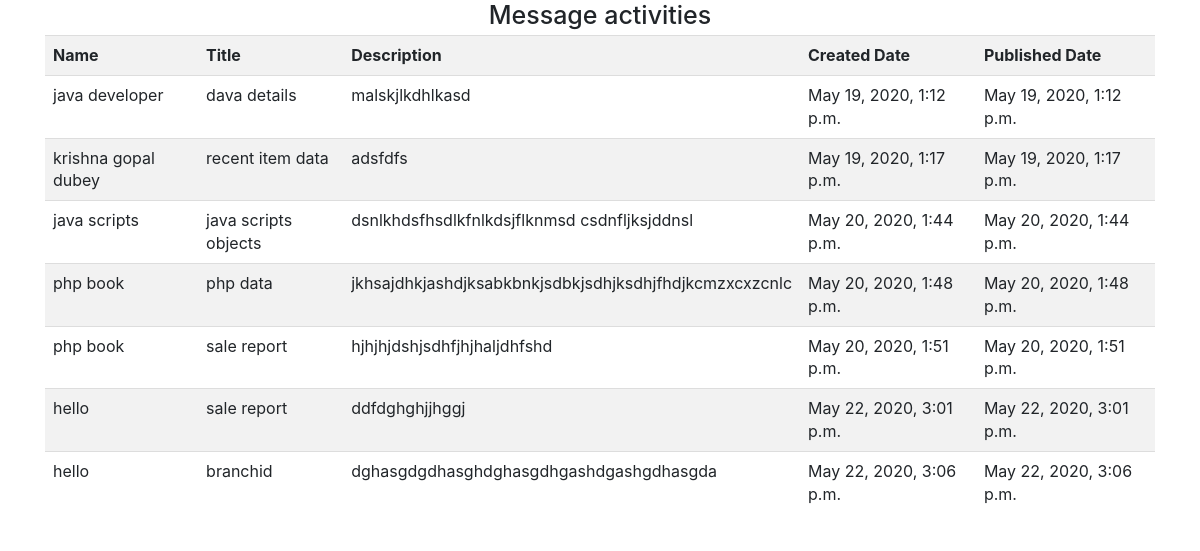
The page /quickstart/index/ on the database its author committed.
### quickstart/models.py (models this page shows, shortened)
class Bookdatatwo(models.Model):
    author_name = models.ForeignKey(User, on_delete=models.CASCADE)
    name= models.CharField(max_length=200,blank=True,null=True)
    title = models.CharField(max_length=200)
    text = models.TextField()
    created_date = models.DateTimeField(auto_now_add=True)
    published_date = models.DateTimeField(auto_now=True,blank=True,null=True)

### quickstart/views.py (the view)
# urls.py: path('index/', views.index, name='index'),
def index(request):
    bookdata_obj= Bookdatatwo.objects.all()
    return render(request, 'quickstart/book_details.html', {'bookdata_obj': bookdata_obj})

### tutorial/templates/quickstart/book_details.html (shortened to what this page needs)
{% extends 'base.html' %}
{% load static %}
{% block content %}
  <div class="container">
      <div class="row">
        <div class="col-md-12">
          <div class="row justify-content-center">
            <h1>Message activities</h1>
          </div>
          <div class="table-responsive">
            <table id="userTable" class="table table-striped">
            <tr>
            <th>Name</th>
            <th>Title</th>
            <th>Description</th>
            <th>Created Date</th>
            <th>Published Date</th>
          </tr>
          {% if bookdata_obj %}
          {% for bookdata in bookdata_obj %}
          <tr>
            <td class="userName userData" name="name">{{bookdata.name}}</td>
            <td class="userAddress userData" name="address">{{bookdata.title}}</td>
            <td class="userAge userData" name="age">{{bookdata.text}}</td>
            <td class="userAge userData" name="age">{{bookdata.created_date}}</td>
            <td class="userAge userData" name="age">{{bookdata.published_date}}</td>
          </tr>
          {% endfor %}
          {% else %}
            <p>No book avaialble</p>
          {% endif %}
        </table>
      </div>
    </div>
    </div>
     </div>
{% endblock %}

### rows shown on the page
Bookdatatwo: name "java developer", title "dava details", text "malskjlkdhlkasd", created_date "May 19, 2020, 1:12 p.m.", published_date "May 19, 2020, 1:12 p.m."
Bookdatatwo: name "krishna gopal dubey", title "recent item data", text "adsfdfs", created_date "May 19, 2020, 1:17 p.m.", published_date "May 19, 2020, 1:17 p.m."
Bookdatatwo: name "java scripts", title "java scripts objects", text "dsnlkhdsfhsdlkfnlkdsjflknmsd csdnfljksjddnsl", created_date "May 20, 2020, 1:44 p.m.", published_date "May 20, 2020, 1:44 p.m."
Bookdatatwo: name "php book", title "php data", text "jkhsajdhkjashdjksabkbnkjsdbkjsdhjksdhjfhdjkcmzxcxzcnlc", created_date "May 20, 2020, 1:48 p.m.", published_date "May 20, 2020, 1:48 p.m."
Bookdatatwo: name "php book", title "sale report", text "hjhjhjdshjsdhfjhjhaljdhfshd", created_date "May 20, 2020, 1:51 p.m.", published_date "May 20, 2020, 1:51 p.m."
Bookdatatwo: name "hello", title "sale report", text "ddfdghghjjhggj", created_date "May 22, 2020, 3:01 p.m.", published_date "May 22, 2020, 3:01 p.m."
Bookdatatwo: name "hello", title "branchid", text "dghasgdgdhasghdghasgdhgashdgashgdhasgda", created_date "May 22, 2020, 3:06 p.m.", published_date "May 22, 2020, 3:06 p.m."
